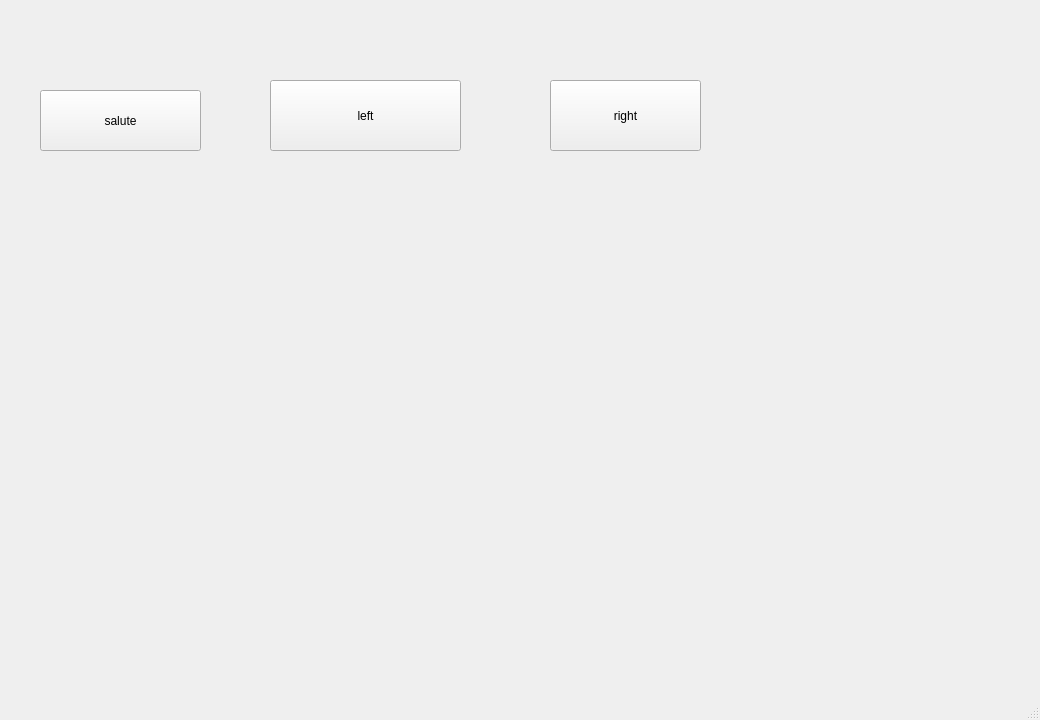
<?xml version="1.0" encoding="UTF-8"?>
<ui version="4.0">
 <class>MainWindow</class>
 <widget class="QMainWindow" name="MainWindow">
  <property name="geometry">
   <rect>
    <x>0</x>
    <y>0</y>
    <width>1040</width>
    <height>720</height>
   </rect>
  </property>
  <property name="windowTitle">
   <string>MainWindow</string>
  </property>
  <widget class="QWidget" name="centralwidget">
   <widget class="QPushButton" name="pushButton">
    <property name="geometry">
     <rect>
      <x>270</x>
      <y>80</y>
      <width>191</width>
      <height>71</height>
     </rect>
    </property>
    <property name="text">
     <string>left</string>
    </property>
   </widget>
   <widget class="QPushButton" name="pushButton_2">
    <property name="geometry">
     <rect>
      <x>550</x>
      <y>80</y>
      <width>151</width>
      <height>71</height>
     </rect>
    </property>
    <property name="text">
     <string>right</string>
    </property>
   </widget>
   <widget class="QPushButton" name="pushButton_3">
    <property name="geometry">
     <rect>
      <x>40</x>
      <y>90</y>
      <width>161</width>
      <height>61</height>
     </rect>
    </property>
    <property name="text">
     <string>salute</string>
    </property>
   </widget>
  </widget>
  <widget class="QMenuBar" name="menubar">
   <property name="geometry">
    <rect>
     <x>0</x>
     <y>0</y>
     <width>1040</width>
     <height>22</height>
    </rect>
   </property>
  </widget>
  <widget class="QStatusBar" name="statusbar"/>
 </widget>
 <resources/>
 <connections/>
</ui>
